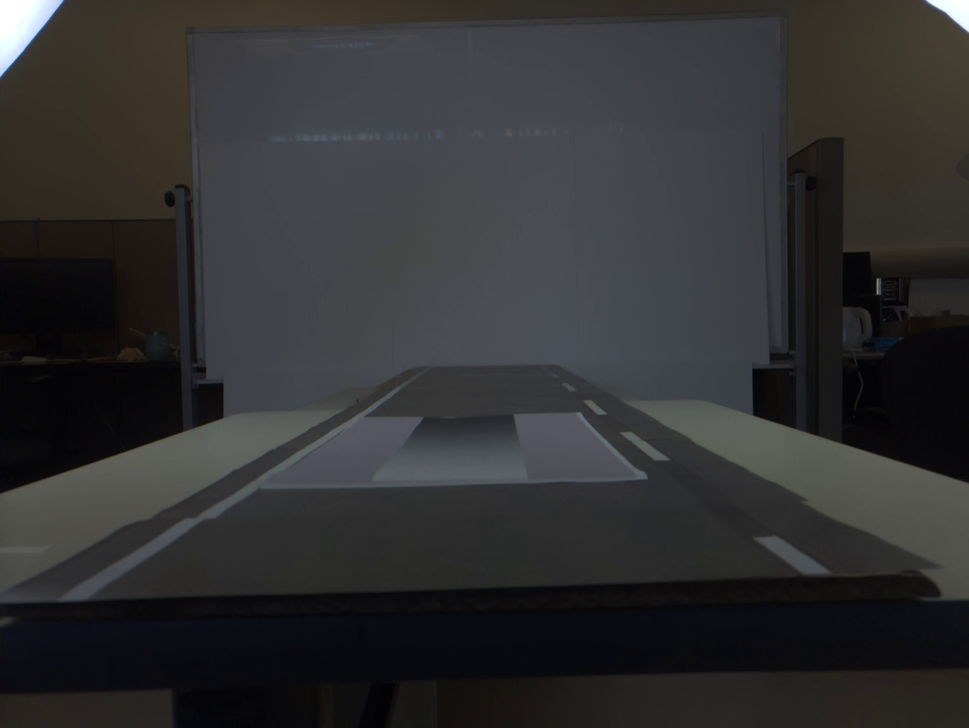
#> input picture data/img_physical_world_pallet.png, 969 x 728 px, shrunk from 1164 x 874 before the run
$ python -i display_helper.py   (imports and definitions only)
#> lines starting #> are read from the running program, lines starting #| are printed output that depends on the picture
#> further down, picture is the input picture: shape (728, 969, 3); mean B, G, R 49.7, 48.9, 48.9
import numpy as np
import cv2
import matplotlib.pyplot as plt


def display(img_bgr):
    img_rgb = cv2.cvtColor(img_bgr, cv2.COLOR_BGR2RGB)
    plt.imshow(img_rgb)
    plt.show()


def display_rgb(img_rgb):
    fig, ax = plt.subplots(figsize=(18, 9))
    ax.imshow(img_rgb)
    plt.show()


def make_lut_u():
    return np.array([[[i, 255-i, 0] for i in range(256)]], dtype=np.uint8)


def make_lut_v():
    return np.array([[[0, 255-i, i] for i in range(256)]], dtype=np.uint8)


def y_to_bgr(y):
    return cv2.cvtColor(y, cv2.COLOR_GRAY2BGR)


def u_to_bgr(u):
    lut_u = make_lut_u()
    u = cv2.cvtColor(u, cv2.COLOR_GRAY2BGR)
#> u: shape (728, 969, 3)
    return cv2.LUT(u, lut_u)
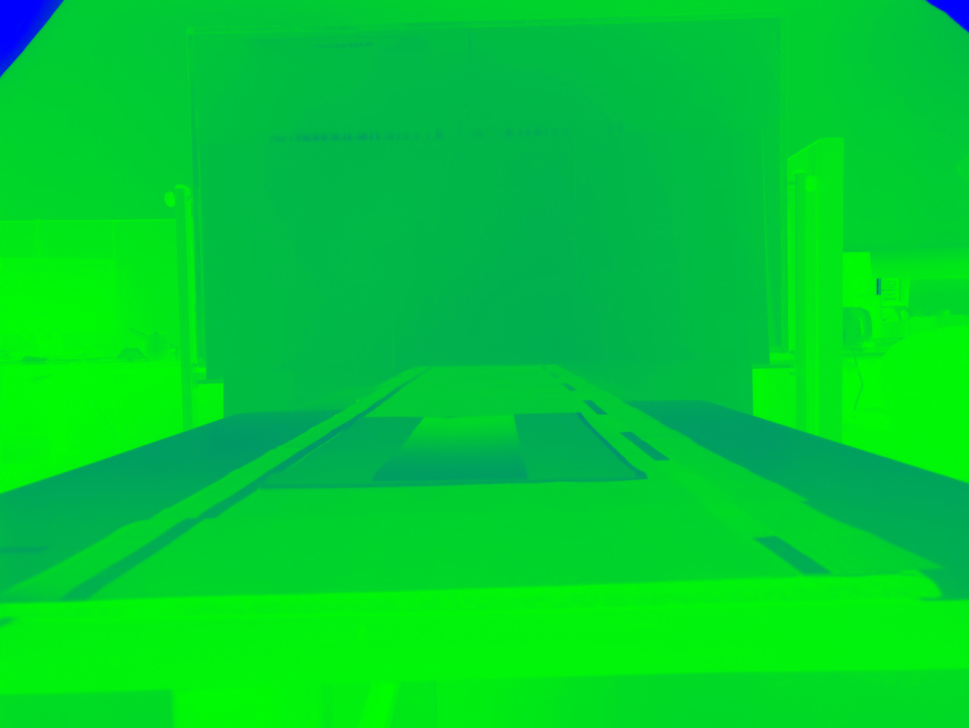
#> returned value: shape (728, 969, 3); mean of channels 0, 1, 2 48.9, 206.1, 0; drawn as B, G, R


def v_to_bgr(v):
    lut_v = make_lut_v()
    v = cv2.cvtColor(v, cv2.COLOR_GRAY2BGR)
#> v: shape (728, 969, 3)
    return cv2.LUT(v, lut_v)
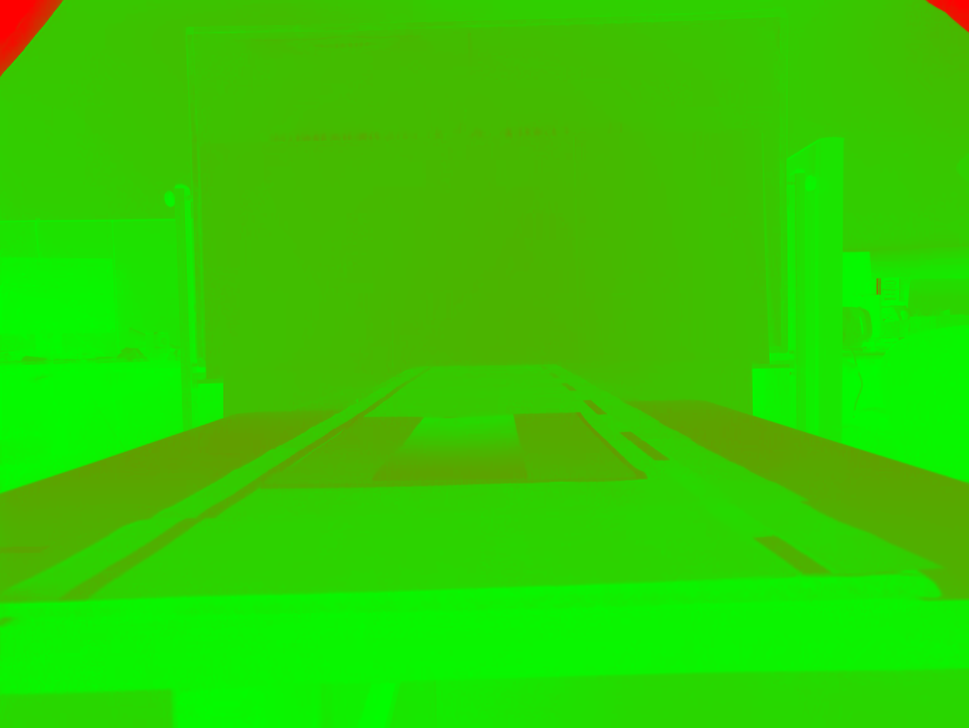
#> returned value: shape (728, 969, 3); mean of channels 0, 1, 2 0, 206.1, 48.9; drawn as B, G, R


def display_y(y):
    y = y_to_bgr(y)
    display(y)


def display_u(u):
    u = u_to_bgr(u)
    display(u)


def display_v(v):
    v = v_to_bgr(v)
    display(v)


def display_yuv(y, u, v):
    y = y_to_bgr(y)
    u = u_to_bgr(u)
    v = v_to_bgr(v)
    yuv_bgr = np.vstack([y, u, v])
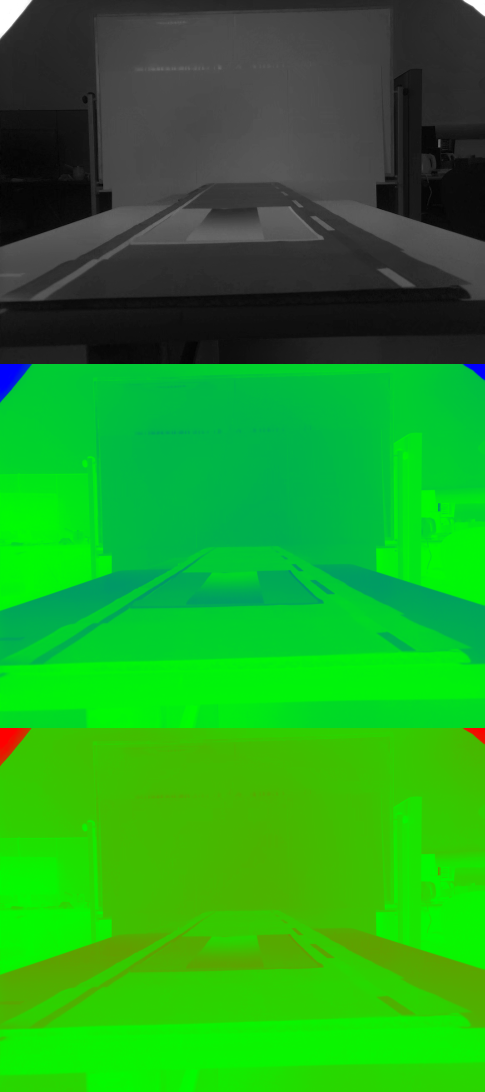
#> yuv_bgr: shape (2184, 969, 3) (shown at 1/2 size); mean B, G, R 32.8, 154, 32.8
    display(yuv_bgr)


def display_yuv_comb(img_yuv):
    y, u, v = cv2.split(img_yuv)
    display_yuv(y, u, v)


def yuv_to_rgb(y, u, v):
    y = y_to_bgr(y)
    u = u_to_bgr(u)
    v = v_to_bgr(v)
    yuv_bgr = np.vstack([y, u, v])
    return yuv_bgr


def display_modelin(yuv6c):
    # yuv6c is a flat numpy array for the model input
    net_in = [ x * 128 + 128 for x in yuv6c ]
    chls = []
    fig, axs = plt.subplots(nrows=2, ncols=3, figsize=(10, 5))
    for c in range(6):
        chls.append(np.array(net_in[c*80*160:c*80*160+80*160], dtype=np.uint8).reshape(80, 160))
        if c < 4:
            ch = y_to_bgr(chls[c])
        elif c == 4:
            ch = u_to_bgr(chls[c])
        else:
            ch = v_to_bgr(chls[c])
        axs[c%2][c//2].imshow(ch)
    plt.tight_layout()
    plt.show()

>>> import cv2
>>> picture = cv2.imread('../../../data/img_physical_world_pallet.png')
>>> result = display_yuv_comb(picture)

$ run again, on data/patch_for_physical_before_color_change.png
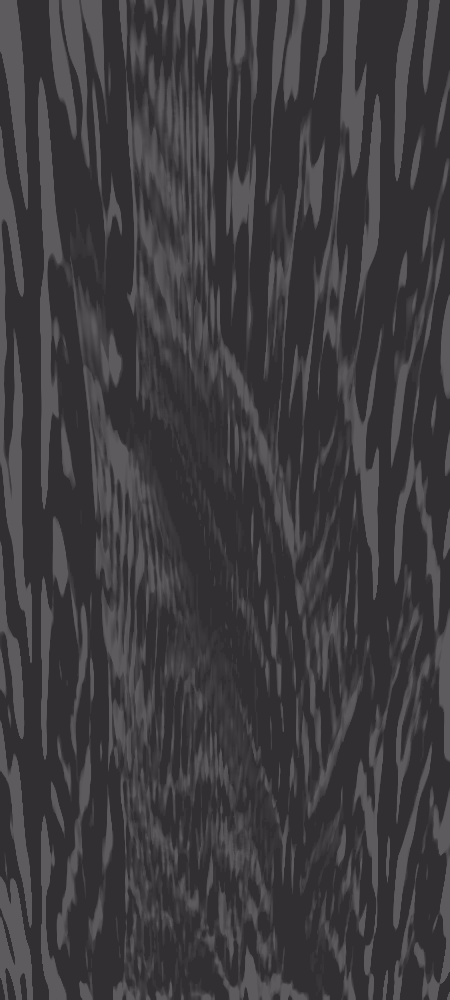
#> input picture data/patch_for_physical_before_color_change.png, 450 x 1000 px
#> picture is the input picture: shape (1000, 450, 3); mean B, G, R 62.9, 59.7, 62.1
#> in v_to_bgr, `return cv2.LUT(v, lut_v)`:
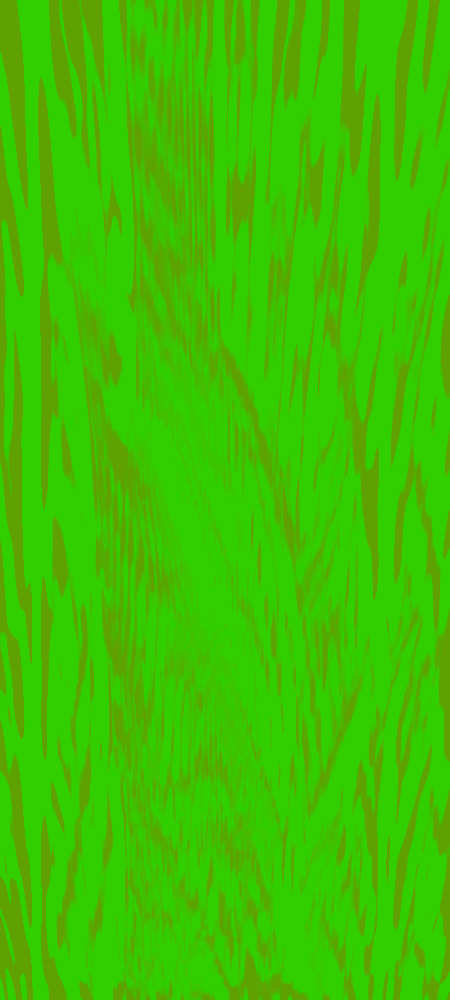
#> returned value: shape (1000, 450, 3); mean of channels 0, 1, 2 0, 192.9, 62.1; drawn as B, G, R
#> in display_yuv, `yuv_bgr = np.vstack([y, u, v])`:
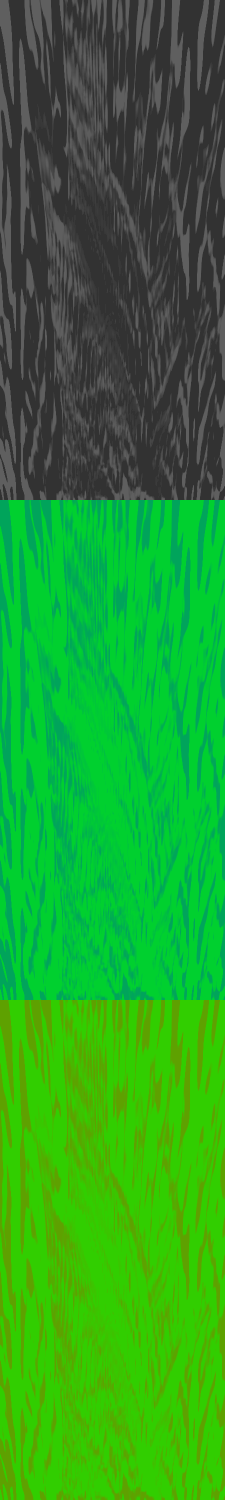
#> yuv_bgr: shape (3000, 450, 3) (shown at 1/2 size); mean B, G, R 40.9, 150.4, 41.7
